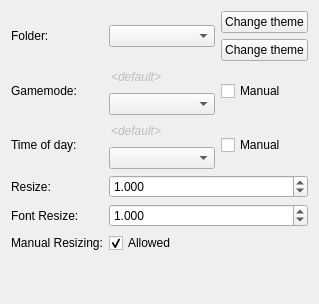
       <widget class="QWidget" name="tab_6">
        <attribute name="title">
         <string>Theme</string>
        </attribute>
        <layout class="QVBoxLayout" name="verticalLayout_9">
         <item>
          <layout class="QGridLayout" name="gridLayout_4">
           <item row="4" column="0" rowspan="2">
            <widget class="QLabel" name="timeofday_label">
             <property name="sizePolicy">
              <sizepolicy hsizetype="Maximum" vsizetype="Preferred">
               <horstretch>0</horstretch>
               <verstretch>0</verstretch>
              </sizepolicy>
             </property>
             <property name="text">
              <string>Time of day:</string>
             </property>
            </widget>
           </item>
           <item row="8" column="0">
            <widget class="QLabel" name="manual_resize_label">
             <property name="text">
              <string>Manual Resizing:</string>
             </property>
            </widget>
           </item>
           <item row="1" column="0">
            <widget class="QLabel" name="theme_label">
             <property name="sizePolicy">
              <sizepolicy hsizetype="Maximum" vsizetype="Preferred">
               <horstretch>0</horstretch>
               <verstretch>0</verstretch>
              </sizepolicy>
             </property>
             <property name="text">
              <string>Folder:</string>
             </property>
            </widget>
           </item>
           <item row="2" column="1" rowspan="2" colspan="2">
            <layout class="QVBoxLayout" name="verticalLayout_4">
             <item>
              <widget class="QLineEdit" name="gamemode">
               <property name="enabled">
                <bool>false</bool>
               </property>
               <property name="font">
                <font>
                 <italic>true</italic>
                </font>
               </property>
               <property name="toolTip">
                <string>&lt;html&gt;&lt;head/&gt;&lt;body&gt;&lt;p&gt;The &lt;span style=&quot; font-weight:600; color:#0000ff;&quot;&gt;currently active&lt;/span&gt; gamemode.&lt;/p&gt;&lt;/body&gt;&lt;/html&gt;</string>
               </property>
               <property name="text">
                <string>&lt;default&gt;</string>
               </property>
               <property name="frame">
                <bool>false</bool>
               </property>
               <property name="readOnly">
                <bool>true</bool>
               </property>
              </widget>
             </item>
             <item>
              <widget class="QComboBox" name="manual_gamemode">
               <property name="enabled">
                <bool>true</bool>
               </property>
               <property name="toolTip">
                <string>&lt;html&gt;&lt;head/&gt;&lt;body&gt;&lt;p&gt;The &lt;span style=&quot; font-weight:600; color:#0000ff;&quot;&gt;current manually selected&lt;/span&gt; gamemode.&lt;/p&gt;&lt;/body&gt;&lt;/html&gt;</string>
               </property>
              </widget>
             </item>
            </layout>
           </item>
           <item row="4" column="3" rowspan="2">
            <widget class="QCheckBox" name="manual_timeofday_selection">
             <property name="sizePolicy">
              <sizepolicy hsizetype="Maximum" vsizetype="Fixed">
               <horstretch>0</horstretch>
               <verstretch>0</verstretch>
              </sizepolicy>
             </property>
             <property name="text">
              <string>Manual</string>
             </property>
             <property name="checked">
              <bool>false</bool>
             </property>
            </widget>
           </item>
           <item row="1" column="1" colspan="2">
            <widget class="QComboBox" name="theme"/>
           </item>
           <item row="7" column="0">
            <widget class="QLabel" name="font_resize_label">
             <property name="text">
              <string>Font Resize:</string>
             </property>
            </widget>
           </item>
           <item row="1" column="3">
            <layout class="QVBoxLayout" name="verticalLayout_7">
             <item>
              <widget class="QPushButton" name="switch_theme">
               <property name="sizePolicy">
                <sizepolicy hsizetype="Maximum" vsizetype="Fixed">
                 <horstretch>0</horstretch>
                 <verstretch>0</verstretch>
                </sizepolicy>
               </property>
               <property name="toolTip">
                <string>Pressing this changes your theme.</string>
               </property>
               <property name="text">
                <string>Change theme</string>
               </property>
              </widget>
             </item>
             <item>
              <widget class="QPushButton" name="reload_theme">
               <property name="sizePolicy">
                <sizepolicy hsizetype="Maximum" vsizetype="Fixed">
                 <horstretch>0</horstretch>
                 <verstretch>0</verstretch>
                </sizepolicy>
               </property>
               <property name="toolTip">
                <string>Pressing this changes your theme.</string>
               </property>
               <property name="text">
                <string>Change theme</string>
               </property>
              </widget>
             </item>
            </layout>
           </item>
           <item row="2" column="3" rowspan="2">
            <widget class="QCheckBox" name="manual_gamemode_selection">
             <property name="sizePolicy">
              <sizepolicy hsizetype="Maximum" vsizetype="Fixed">
               <horstretch>0</horstretch>
               <verstretch>0</verstretch>
              </sizepolicy>
             </property>
             <property name="toolTip">
              <string>&lt;html&gt;&lt;head/&gt;&lt;body&gt;&lt;p&gt;Allows you to manually switch to a gamemode interface.&lt;/p&gt;&lt;/body&gt;&lt;/html&gt;</string>
             </property>
             <property name="text">
              <string>Manual</string>
             </property>
            </widget>
           </item>
           <item row="4" column="1" rowspan="2" colspan="2">
            <layout class="QVBoxLayout" name="verticalLayout_5">
             <item>
              <widget class="QLineEdit" name="timeofday">
               <property name="enabled">
                <bool>false</bool>
               </property>
               <property name="font">
                <font>
                 <italic>true</italic>
                </font>
               </property>
               <property name="toolTip">
                <string>&lt;html&gt;&lt;head/&gt;&lt;body&gt;&lt;p&gt;The &lt;span style=&quot; font-weight:600; color:#0000ff;&quot;&gt;currently active&lt;/span&gt; time of day.&lt;/p&gt;&lt;/body&gt;&lt;/html&gt;</string>
               </property>
               <property name="text">
                <string>&lt;default&gt;</string>
               </property>
               <property name="frame">
                <bool>false</bool>
               </property>
               <property name="readOnly">
                <bool>true</bool>
               </property>
              </widget>
             </item>
             <item>
              <widget class="QComboBox" name="manual_timeofday">
               <property name="toolTip">
                <string>&lt;html&gt;&lt;head/&gt;&lt;body&gt;&lt;p&gt;The &lt;span style=&quot; font-weight:600; color:#0000ff;&quot;&gt;current manually selected&lt;/span&gt; time of day.&lt;/p&gt;&lt;/body&gt;&lt;/html&gt;</string>
               </property>
              </widget>
             </item>
            </layout>
           </item>
           <item row="2" column="0" rowspan="2">
            <widget class="QLabel" name="gamemode_label">
             <property name="sizePolicy">
              <sizepolicy hsizetype="Maximum" vsizetype="Preferred">
               <horstretch>0</horstretch>
               <verstretch>0</verstretch>
              </sizepolicy>
             </property>
             <property name="text">
              <string>Gamemode:</string>
             </property>
            </widget>
           </item>
           <item row="8" column="1" colspan="3">
            <widget class="QCheckBox" name="manual_resize">
             <property name="text">
              <string>Allowed</string>
             </property>
             <property name="checked">
              <bool>true</bool>
             </property>
            </widget>
           </item>
           <item row="6" column="0">
            <widget class="QLabel" name="label_resize">
             <property name="text">
              <string>Resize:</string>
             </property>
            </widget>
           </item>
           <item row="6" column="1" colspan="3">
            <widget class="QDoubleSpinBox" name="themeResizeSpinbox">
             <property name="decimals">
              <number>3</number>
             </property>
             <property name="minimum">
              <double>0.200000000000000</double>
             </property>
             <property name="maximum">
              <double>4.000000000000000</double>
             </property>
             <property name="singleStep">
              <double>0.100000000000000</double>
             </property>
             <property name="value">
              <double>1.000000000000000</double>
             </property>
            </widget>
           </item>
           <item row="7" column="1" colspan="3">
            <widget class="QDoubleSpinBox" name="font_resize">
             <property name="decimals">
              <number>3</number>
             </property>
             <property name="minimum">
              <double>0.200000000000000</double>
             </property>
             <property name="maximum">
              <double>4.000000000000000</double>
             </property>
             <property name="singleStep">
              <double>0.100000000000000</double>
             </property>
             <property name="value">
              <double>1.000000000000000</double>
             </property>
            </widget>
           </item>
          </layout>
         </item>
         <item>
          <spacer name="verticalSpacer_4">
           <property name="orientation">
            <enum>Qt::Orientation::Vertical</enum>
           </property>
           <property name="sizeHint" stdset="0">
            <size>
             <width>20</width>
             <height>40</height>
            </size>
           </property>
          </spacer>
         </item>
        </layout>
       </widget>
